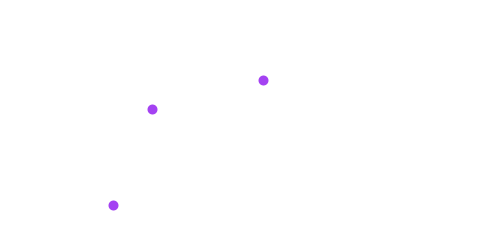
Frame 1 (no input)
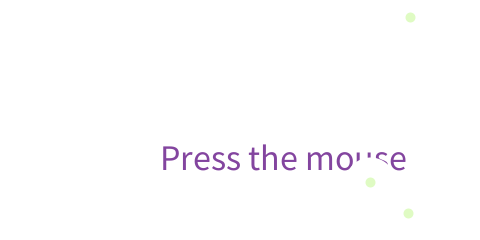
Frame 60 (the mouse pressed at the canvas centre just before this capture)
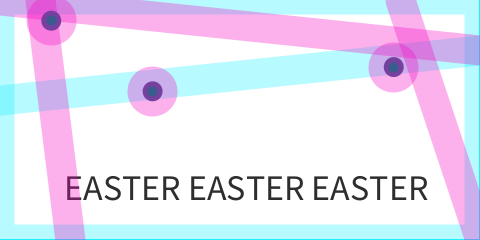
Frame 120 (the mouse held since frame 60 and released just before this capture)

The Processing sketch that drew these frames (run headless with seeded random() and noise(); from frame 60 on, the mouse is pressed at the canvas centre):

// Processing sketch: processing_116810
// ── processing_116810.pde

String quote = "EASTER EASTER EASTER";
String quote1 = "Press the mouse";
void setup(){
  size(480,240);
  smooth();
  strokeWeight(30);
  textSize(36);
}

void draw(){
  background(255);
  text(quote1, width/3, height/2+50);
  stroke(255);
  fill(139,0,255);
  for(int i =0; i<500;i++){
  line(40,0,70,height);
  if(mousePressed == true){
  fill(255);
  rect(-1,-1,width,height);
    stroke(24,240,295,80);
    fill(random(200));
    text(quote, width/7.5, height/1.2);
  }
  }
  line(0,100,width,50);
  if(mousePressed == true){
    stroke(247,5,195,80);
  }
  line(40,0,70,height);
  line(0,0,width,50);
  line(400, 0, width, height);
  fill(random(255),random(255),random(255));
  ellipse(random(width),random(height),20,20);
  ellipse(random(width),random(height),20,20);
  ellipse(random(width),random(height),20,20);
}
